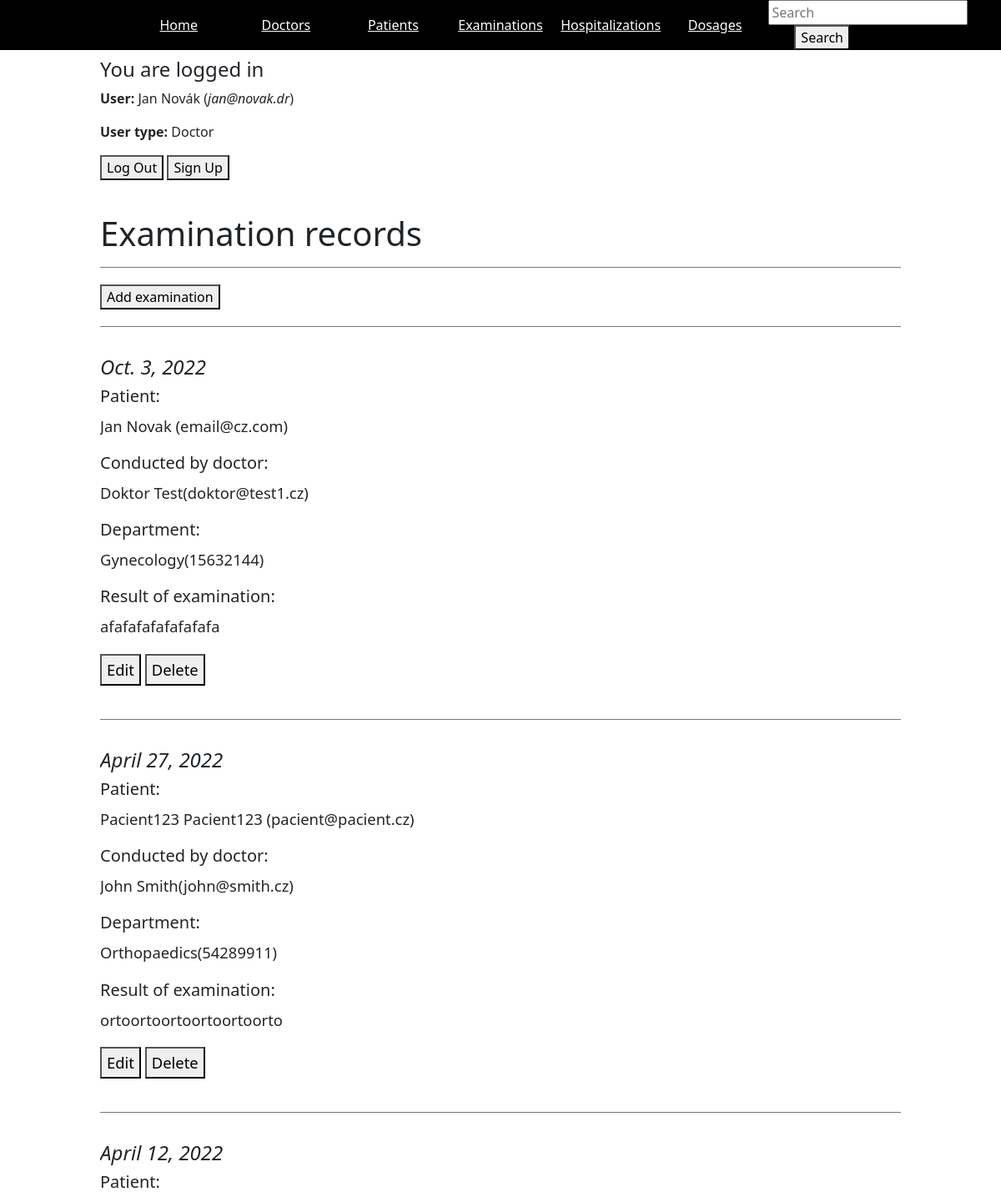
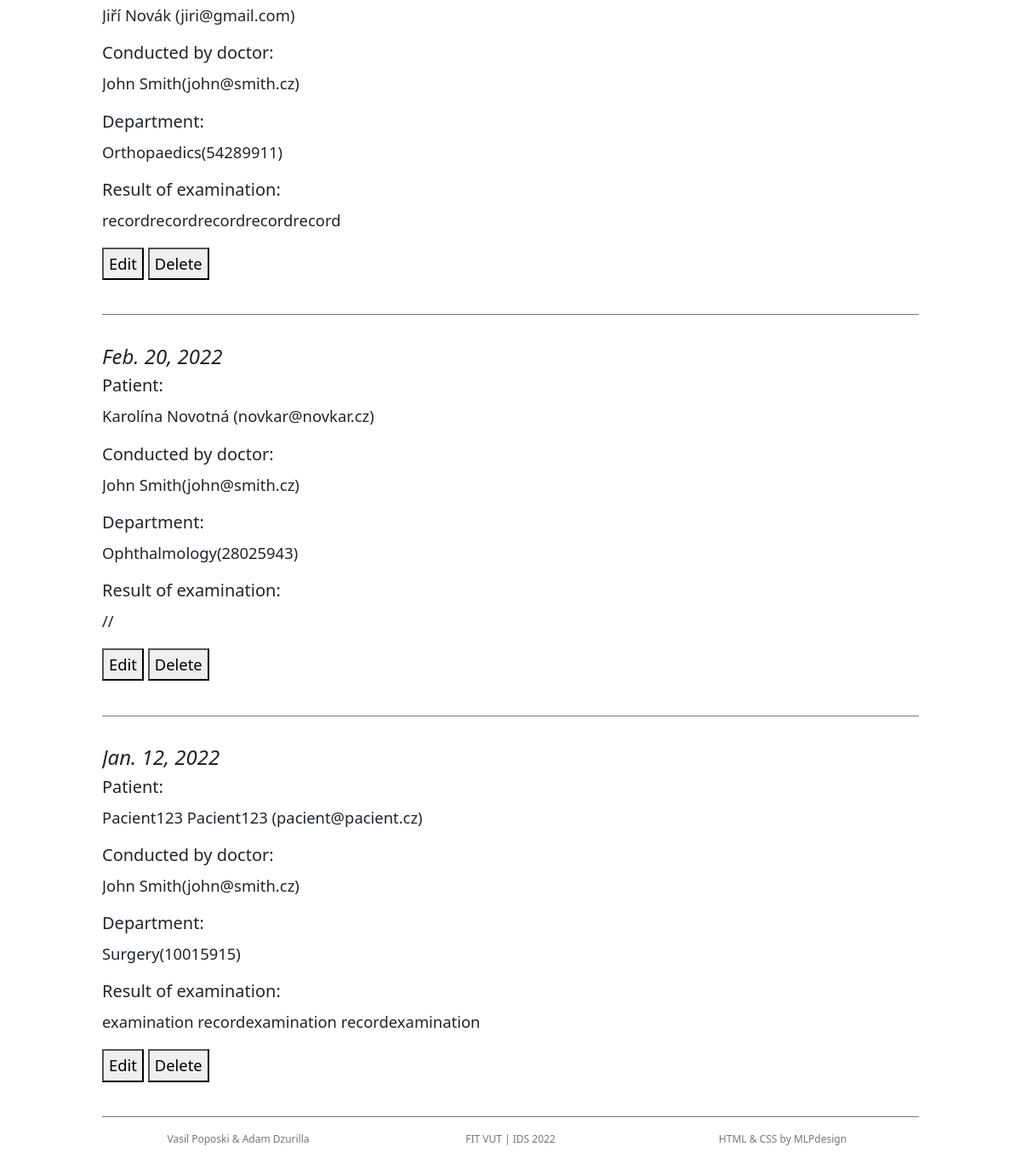
/examinations/ (signed in), run on the app's committed database (2 pictures, top to bottom).
### accounts/models.py (models this page shows, shortened)
class User(AbstractUser):
    is_pacient = models.BooleanField(default=False)
    is_doctor = models.BooleanField(default=False)

class Pacient(models.Model):
    user = models.OneToOneField(
        'User', primary_key=True, on_delete=models.CASCADE)
    date_of_birth = models.DateField(blank=False, null=False)
    residence = models.CharField(blank=True, null=True, max_length=100)
    health_insurance = models.CharField(blank=True, null=True, max_length=100)
    def __str__(self):
        return self.user.username

class Doctor(models.Model):
    user = models.OneToOneField(
        'User', primary_key=True, on_delete=models.CASCADE)
    phone = models.CharField(blank=True, null=True, max_length=50)
    departments = models.ManyToManyField(
        'hospitalapp.Department', related_name='departments')
    def __str__(self):
        return self.user.username

### hospitalapp/models.py (models this page shows)
class Examination(models.Model):
    date = models.DateField(blank=False, null=False)
    result = models.CharField(blank=True, null=True, max_length=400)
    pacient = models.ForeignKey('accounts.Pacient', on_delete=models.CASCADE)
    doctor = models.ForeignKey('accounts.Doctor', on_delete=models.CASCADE)
    department = models.ForeignKey('Department', on_delete=models.CASCADE)
    class Meta:
        ordering = ['-date']

class Department(models.Model):
    icpe = models.CharField(primary_key=True, max_length=8)
    title = models.CharField(null=False, max_length=100)
    def __str__(self):
        return self.title + '(%s)' % self.icpe

### hospitalapp/views.py (the view)
# urls.py: path('examinations/', views.examinations, name='examinations'),
@login_required
def examinations(request):
    examinations = Examination.objects.all()
    return render(request, 'hospitalapp/records/examinations.html', context={'examinations': examinations})

### hospitalapp/templates/hospitalapp/records/examinations.html (shortened to what this page needs)
{% extends 'base.html' %}
{% block content %}
<div id="pageheader">
	<h1>Examination records</h1>
</div>
<div class="section">
    <button><a href="{% url 'add_examination' %}">Add examination</a></button>
</div>
{% for exam in examinations %}
	<div class="section">
		<div class="preview">
			<div>
				<h4><i>{{ exam.date }}</i></h4>
                <h5>Patient: </h5>
					<p>
						{{ exam.pacient.user.first_name }} {{ exam.pacient.user.last_name }}
						<a href="{% url 'patient_details' exam.pacient.pk %}">({{ exam.pacient }}</a>)
					</p>
                <h5>Conducted by doctor: </h5>
					<p>{{ exam.doctor.user.first_name }} {{ exam.doctor.user.last_name }}({{ exam.doctor }})</p>
                <h5>Department: </h5><p>{{ exam.department }}</p>
                <h5>Result of examination: </h5><p>{{ exam.result }}</p>
				<button><a href="{% url 'edit_examination' exam.pk %}">Edit</a></button>
				<button><a href="{% url 'delete_examination' exam.pk %}">Delete</a></button>
			</div>
		</div>
	</div>
{% endfor %}
{% endblock %}

### templates/base.html (shortened to what this page needs)
{% load static %}
<!DOCTYPE html>
<html lang="en">
<head>
	<link rel="stylesheet" href="{% static 'styles.css' %}">
	<link rel="stylesheet" href="{% static 'slidy.css' %}">
	<link href="https://cdn.jsdelivr.net/npm/bootstrap@5.0.0-beta1/dist/css/bootstrap.min.css" rel="stylesheet"
>
</head>
<body>
	<div id="menu">
		<nav>
            <ul id="topnav">
				<li><a href="/">Home</a></li>
				<li><a href="{% url 'doctors' %}">Doctors</a></li>
				{% if user.is_authenticated %}
					{% if user.is_doctor %}
						<li><a href="{% url 'patients' %}">Patients</a></li>
						<li><a href="{% url 'examinations' %}">Examinations</a></li>
						<li><a href="{% url 'hospitalizations' %}">Hospitalizations</a></li>
						<li><a href="{% url 'dosages' %}">Dosages</a></li>
					{% endif %}
				{% else %}
					<li><a href="{% url 'login'%}">Log In</a></li>
				{% endif %}
				<li>
                    <form method="POST" action="{% url 'search_result' %}">
                        <input type="search" name="searched" placeholder="Search">
                        <button type="submit">Search</button>
                    </form>
                </li>
			</ul>
		</nav>
	</div>
	<div id="container">
        {% if user.is_authenticated %}
        <div class="section">
            <h4>You are logged in</h4>
			<p><strong>User:</strong> {{ user.first_name }} {{ user.last_name }} (<i>{{ user.username }}</i>)</p>
            <p><strong>User type:</strong> {% if user.is_pacient %} Patient {% endif %} {% if user.is_doctor %} Doctor {% endif %}</p>
			<div>
				<button><a href="{% url 'logout' %}">Log Out</a></button>
				<button><a href="{% url 'signup' %}">Sign Up</a></button>
			</div>
        {% else %}
            <h4>You are not logged in</h4>
            <button><a href="{% url 'login' %}">Log In</a></button>
        {% endif %}
        </div>
        {% block content %} {% endblock %}
    </div>
	<div class="section">
		<div id="credits">
			<div class="col">
				<p>Vasil Poposki &amp Adam Dzurilla</p>
			</div>
			<div class="col">
				<p>FIT VUT | IDS 2022</p>
			</div>
			<div class="col">
				<p><a href="http://mlpdesign.net">HTML & CSS</a> by MLPdesign</p>
			</div>
		</div>
	</div>
</body>
</html>

### static/styles.css (style rules this page uses)
body { background-color:#fefdfb; color: #555; font-family: 'Abel', sans-serif; font-size: 93%; font-weight:normal;margin: 0; }
a:link, a:visited, a:active { color:inherit; text-decoration: none; }
nav { display: table; table-layout: fixed; width: 75%; margin: 0 auto; }
#menu { width:100%; min-height:35px; background-color: #000; position:fixed; z-index:100; top:0; left:0; }
#menu a { background-color:inherit; color: #fff; }
ul#topnav { display: table-row; padding: 0; overflow: hidden; position:relative; bottom:0; }
ul#topnav li { list-style-type: none; display: table-cell; text-align:center; vertical-align:middle; }
ul#topnav li a { display:block; padding:8px; text-decoration:underline; }
#container { width:100%; margin-top:48px; }
#pageheader { padding-top: 20px; display:table; width:80%; margin:auto; }
.section { width:80%; border-top:1px solid #777; padding:20px 0; margin:auto; }
.preview { display:table; table-layout:fixed; width:100%; margin-bottom:5px; padding-top:5px; text-align:justify; }
.preview div { display:inline-block; white-space: nowrap; overflow: hidden; text-overflow: ellipsis; max-width: 50ch; padding:0; margin:.5em 0; font-size:115%; line-height:175%; }
.col { display: table-cell; }
#credits { display:table; table-layout:fixed; width:100%; font-size:12px; color:#777; line-height:100%; text-align:center; }

### static/slidy.css (style rules this page uses)
body { margin: 0; }

### data on the page
User: first_name "Jan", last_name "Novák", username "jan@novak.dr"
Examination: date "Oct. 3, 2022", pacient.user.first_name "Jan", pacient.user.last_name "Novak", pacient "email@cz.com", doctor.user.first_name "Doktor", doctor.user.last_name "Test", doctor "doktor@test1.cz", department "Gynecology(15632144)", result "afafafafafafafafa"
Examination: date "April 27, 2022", pacient.user.first_name "Pacient123", pacient.user.last_name "Pacient123", pacient "pacient@pacient.cz", doctor.user.first_name "John", doctor.user.last_name "Smith", doctor "john@smith.cz", department "Orthopaedics(54289911)", result "ortoortoortoortoortoorto"
Examination: date "April 12, 2022", pacient.user.first_name "Jiří", pacient.user.last_name "Novák", pacient "jiri@gmail.com", doctor.user.first_name "John", doctor.user.last_name "Smith", doctor "john@smith.cz", department "Orthopaedics(54289911)", result "recordrecordrecordrecordrecord"
Examination: date "Feb. 20, 2022", pacient.user.first_name "Karolína", pacient.user.last_name "Novotná", pacient "novkar@novkar.cz", doctor.user.first_name "John", doctor.user.last_name "Smith", doctor "john@smith.cz", department "Ophthalmology(28025943)", result "//"
Examination: date "Jan. 12, 2022", pacient.user.first_name "Pacient123", pacient.user.last_name "Pacient123", pacient "pacient@pacient.cz", doctor.user.first_name "John", doctor.user.last_name "Smith", doctor "john@smith.cz", department "Surgery(10015915)", result "examination recordexamination recordexamination"
